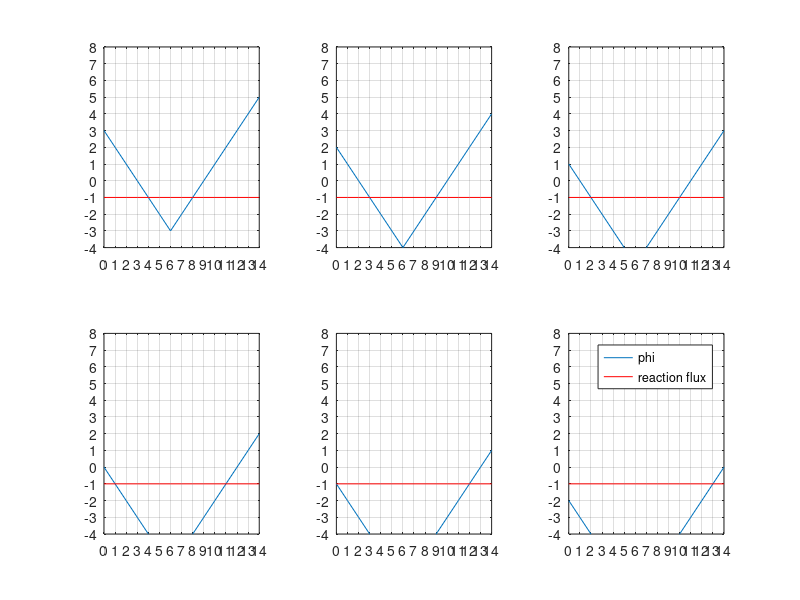

Recreate this plot in MATLAB.
% This is /lemsvxl/contrib/firat/matlab/levelset2d/experiments/test_upwinding2.m.

% \file
% \author Firat Kalaycilar (firat_kalaycilar@brown.edu)
% \date Aug 4, 2011

clear

%x1 = 5.1;
%x2 = 5.4;
x1 = 3;
x2 = 9;
len = 15;
phi = zeros(1,len);

for i = 0:len-1
	if(i < x1)
		phi(i+1) = x1 - i;
	elseif(i < x2)
		d1 = i - x1;
		d2 = x2 - i;
		phi(i+1) = -min(d1,d2);
	else
		phi(i+1) = i - x2;
	end
end
beta0 = -1;
sgn = sign(beta0);
figure;
for q = 1:6
	subplot(2,3,q);
	plot(0:len-1, phi)
	phi_x_minus =  (phi - circshift(phi, [0 1]));
	phi_x_plus =  (circshift(phi, [0 -1]) - phi);	
	
	if beta0 > 0	
		min_phi_x_minus = phi_x_minus;
		min_phi_x_minus(phi_x_minus > 0) = 0;
		max_phi_x_plus = phi_x_plus;
		max_phi_x_plus(phi_x_plus < 0) = 0;	
		R = sqrt(min_phi_x_minus.^2 + max_phi_x_plus.^2);
		degenerate = find(min_phi_x_minus ~=  0 & max_phi_x_plus ~= 0);
		R(degenerate) = (abs(phi_x_minus(degenerate)) + abs(phi_x_plus(degenerate)))/2;		
	else
		max_phi_x_minus = phi_x_minus;
		max_phi_x_minus(phi_x_minus < 0) = 0;
		min_phi_x_plus = phi_x_plus;
		min_phi_x_plus(phi_x_plus > 0) = 0;			
		R = sqrt(max_phi_x_minus.^2 + min_phi_x_plus.^2);
		degenerate = find(max_phi_x_minus ==  0 & min_phi_x_plus == 0);
		R(degenerate) = (abs(phi_x_minus(degenerate)) + abs(phi_x_plus(degenerate)))/2;
	end
	
	
		
	R(1) = R(2);
	R(end) = R(end-1);
		
	hold on; plot(0:len-1, sgn*R, 'r-'); axis([-Inf Inf -4 8])
	%plot(1:len-2, sgn*R2(2:end-1), 'g-'); axis([-Inf Inf -4 8])
	hold off
	grid on
	set(gca,'XTick',[-100:1:100])
	set(gca,'YTick',[-100:1:100])
	
	phi = phi + beta0*R;
end

legend('phi','reaction flux')


